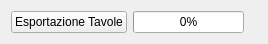
             <widget class="QWidget" name="page_3">
              <property name="geometry">
               <rect>
                <x>0</x>
                <y>0</y>
                <width>268</width>
                <height>44</height>
               </rect>
              </property>
              <attribute name="label">
               <string>Esportazioni</string>
              </attribute>
              <layout class="QHBoxLayout" name="horizontalLayout_2">
               <item>
                <layout class="QHBoxLayout" name="horizontalLayout">
                 <item>
                  <widget class="QPushButton" name="pushButton_exp_tavole">
                   <property name="minimumSize">
                    <size>
                     <width>0</width>
                     <height>20</height>
                    </size>
                   </property>
                   <property name="toolTip">
                    <string>Esportazione Tavole</string>
                   </property>
                   <property name="text">
                    <string>Esportazione Tavole</string>
                   </property>
                  </widget>
                 </item>
                 <item>
                  <widget class="QProgressBar" name="progressBar">
                   <property name="minimumSize">
                    <size>
                     <width>0</width>
                     <height>20</height>
                    </size>
                   </property>
                   <property name="value">
                    <number>0</number>
                   </property>
                  </widget>
                 </item>
                 <item>
                  <widget class="QLabel" name="countLabel">
                   <property name="text">
                    <string/>
                   </property>
                  </widget>
                 </item>
                </layout>
               </item>
              </layout>
             </widget>
